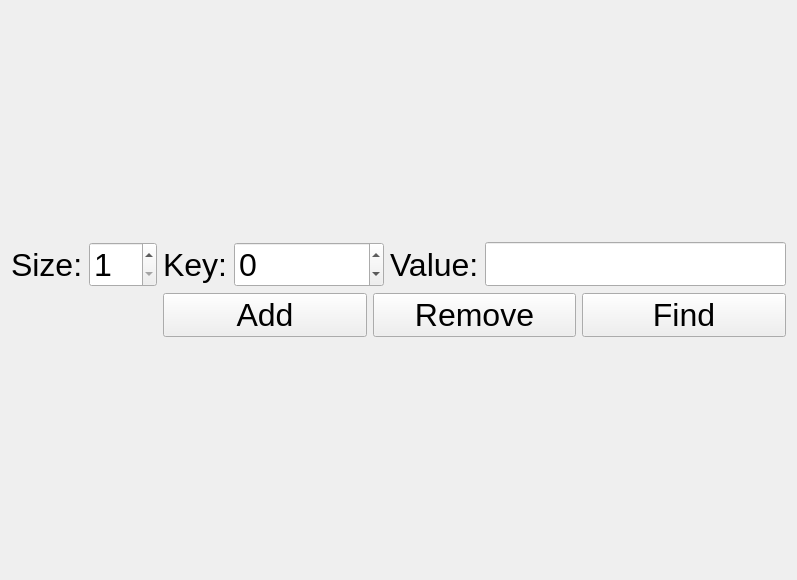
<?xml version="1.0" encoding="UTF-8"?>
<ui version="4.0">
 <class>BaseHashTableWidget</class>
 <widget class="QWidget" name="BaseHashTableWidget">
  <property name="geometry">
   <rect>
    <x>0</x>
    <y>0</y>
    <width>797</width>
    <height>580</height>
   </rect>
  </property>
  <property name="font">
   <font>
    <pointsize>24</pointsize>
   </font>
  </property>
  <property name="windowTitle">
   <string>Widget</string>
  </property>
  <layout class="QVBoxLayout" name="verticalLayout">
   <item>
    <layout class="QGridLayout" name="gridLayout">
     <item row="0" column="2">
      <layout class="QHBoxLayout" name="horizontalLayout_2">
       <item>
        <widget class="QLabel" name="label_key">
         <property name="text">
          <string>Key:</string>
         </property>
        </widget>
       </item>
       <item>
        <widget class="QSpinBox" name="spinBox_key">
         <property name="minimum">
          <number>-999999999</number>
         </property>
         <property name="maximum">
          <number>999999999</number>
         </property>
        </widget>
       </item>
       <item>
        <widget class="QLabel" name="label_value">
         <property name="text">
          <string>Value:</string>
         </property>
        </widget>
       </item>
       <item>
        <widget class="QLineEdit" name="lineEdit_value"/>
       </item>
      </layout>
     </item>
     <item row="0" column="1">
      <widget class="QSpinBox" name="spinBox_size">
       <property name="minimum">
        <number>1</number>
       </property>
      </widget>
     </item>
     <item row="0" column="0">
      <widget class="QLabel" name="label_size">
       <property name="text">
        <string>Size:</string>
       </property>
      </widget>
     </item>
     <item row="1" column="2">
      <layout class="QHBoxLayout" name="horizontalLayout">
       <item>
        <widget class="QPushButton" name="pushButton_add">
         <property name="text">
          <string>Add</string>
         </property>
        </widget>
       </item>
       <item>
        <widget class="QPushButton" name="pushButton_remove">
         <property name="text">
          <string>Remove</string>
         </property>
        </widget>
       </item>
       <item>
        <widget class="QPushButton" name="pushButton_find">
         <property name="text">
          <string>Find</string>
         </property>
        </widget>
       </item>
      </layout>
     </item>
    </layout>
   </item>
  </layout>
 </widget>
 <resources/>
 <connections/>
</ui>
